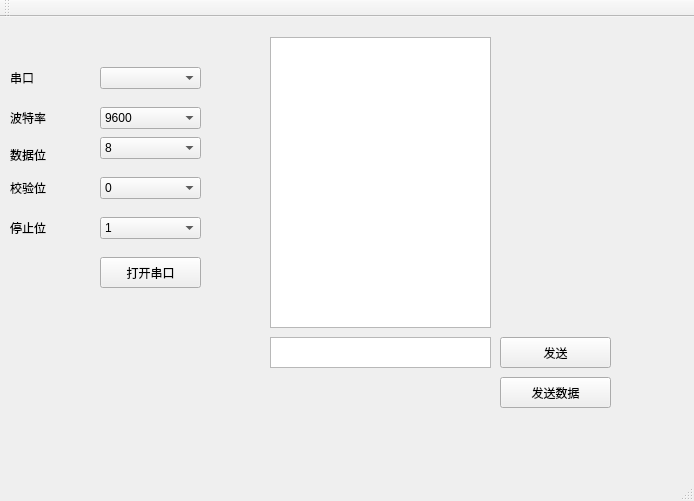
<?xml version="1.0" encoding="UTF-8"?>
<ui version="4.0">
 <class>MainWindow</class>
 <widget class="QMainWindow" name="MainWindow">
  <property name="geometry">
   <rect>
    <x>0</x>
    <y>0</y>
    <width>694</width>
    <height>501</height>
   </rect>
  </property>
  <property name="windowTitle">
   <string>MainWindow</string>
  </property>
  <widget class="QWidget" name="centralWidget">
   <widget class="QLabel" name="label">
    <property name="geometry">
     <rect>
      <x>10</x>
      <y>50</y>
      <width>51</width>
      <height>21</height>
     </rect>
    </property>
    <property name="text">
     <string>串口</string>
    </property>
   </widget>
   <widget class="QLabel" name="label_2">
    <property name="geometry">
     <rect>
      <x>10</x>
      <y>90</y>
      <width>51</width>
      <height>21</height>
     </rect>
    </property>
    <property name="text">
     <string>波特率</string>
    </property>
   </widget>
   <widget class="QLabel" name="label_3">
    <property name="geometry">
     <rect>
      <x>10</x>
      <y>130</y>
      <width>51</width>
      <height>16</height>
     </rect>
    </property>
    <property name="text">
     <string>数据位</string>
    </property>
   </widget>
   <widget class="QComboBox" name="PortBox">
    <property name="geometry">
     <rect>
      <x>100</x>
      <y>50</y>
      <width>101</width>
      <height>22</height>
     </rect>
    </property>
   </widget>
   <widget class="QComboBox" name="BaudBox">
    <property name="geometry">
     <rect>
      <x>100</x>
      <y>90</y>
      <width>101</width>
      <height>22</height>
     </rect>
    </property>
    <property name="currentIndex">
     <number>0</number>
    </property>
    <item>
     <property name="text">
      <string>9600</string>
     </property>
    </item>
    <item>
     <property name="text">
      <string>19200</string>
     </property>
    </item>
    <item>
     <property name="text">
      <string>38400</string>
     </property>
    </item>
    <item>
     <property name="text">
      <string>57600</string>
     </property>
    </item>
    <item>
     <property name="text">
      <string>115200</string>
     </property>
    </item>
   </widget>
   <widget class="QComboBox" name="BitBox">
    <property name="geometry">
     <rect>
      <x>100</x>
      <y>120</y>
      <width>101</width>
      <height>22</height>
     </rect>
    </property>
    <property name="currentIndex">
     <number>0</number>
    </property>
    <item>
     <property name="text">
      <string>8</string>
     </property>
    </item>
   </widget>
   <widget class="QComboBox" name="ParityBox">
    <property name="geometry">
     <rect>
      <x>100</x>
      <y>160</y>
      <width>101</width>
      <height>22</height>
     </rect>
    </property>
    <item>
     <property name="text">
      <string>0</string>
     </property>
    </item>
   </widget>
   <widget class="QLabel" name="label_4">
    <property name="geometry">
     <rect>
      <x>10</x>
      <y>160</y>
      <width>61</width>
      <height>21</height>
     </rect>
    </property>
    <property name="text">
     <string>校验位</string>
    </property>
   </widget>
   <widget class="QLabel" name="label_6">
    <property name="geometry">
     <rect>
      <x>10</x>
      <y>200</y>
      <width>61</width>
      <height>21</height>
     </rect>
    </property>
    <property name="text">
     <string>停止位</string>
    </property>
   </widget>
   <widget class="QComboBox" name="StopBox">
    <property name="geometry">
     <rect>
      <x>100</x>
      <y>200</y>
      <width>101</width>
      <height>22</height>
     </rect>
    </property>
    <item>
     <property name="text">
      <string>1</string>
     </property>
    </item>
   </widget>
   <widget class="QPushButton" name="OpenSerialButton">
    <property name="geometry">
     <rect>
      <x>100</x>
      <y>240</y>
      <width>101</width>
      <height>31</height>
     </rect>
    </property>
    <property name="text">
     <string>打开串口</string>
    </property>
   </widget>
   <widget class="QTextEdit" name="textEdit">
    <property name="geometry">
     <rect>
      <x>270</x>
      <y>20</y>
      <width>221</width>
      <height>291</height>
     </rect>
    </property>
   </widget>
   <widget class="QTextEdit" name="textEdit_2">
    <property name="geometry">
     <rect>
      <x>270</x>
      <y>320</y>
      <width>221</width>
      <height>31</height>
     </rect>
    </property>
   </widget>
   <widget class="QPushButton" name="SendButton">
    <property name="geometry">
     <rect>
      <x>500</x>
      <y>320</y>
      <width>111</width>
      <height>31</height>
     </rect>
    </property>
    <property name="text">
     <string>发送</string>
    </property>
   </widget>
   <widget class="QPushButton" name="SendButton_2">
    <property name="geometry">
     <rect>
      <x>500</x>
      <y>360</y>
      <width>111</width>
      <height>31</height>
     </rect>
    </property>
    <property name="text">
     <string>发送数据</string>
    </property>
   </widget>
  </widget>
  <widget class="QMenuBar" name="menuBar">
   <property name="geometry">
    <rect>
     <x>0</x>
     <y>0</y>
     <width>694</width>
     <height>21</height>
    </rect>
   </property>
  </widget>
  <widget class="QToolBar" name="mainToolBar">
   <attribute name="toolBarArea">
    <enum>TopToolBarArea</enum>
   </attribute>
   <attribute name="toolBarBreak">
    <bool>false</bool>
   </attribute>
  </widget>
  <widget class="QStatusBar" name="statusBar"/>
 </widget>
 <layoutdefault spacing="6" margin="11"/>
 <resources/>
 <connections/>
</ui>
